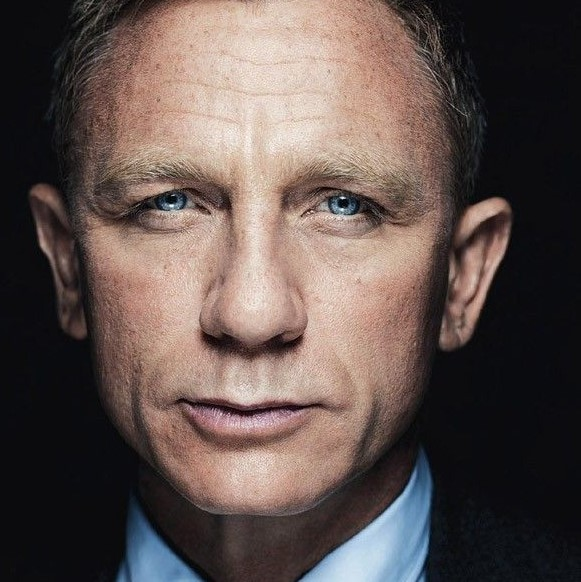
#> input picture Sample images to Morph/daniel.jpg, 581 x 582 px, found by its file name
$ python morph.py
#> lines starting #> are read from the running program, lines starting #| are printed output that depends on the picture
import numpy as np
import cv2
import math

#read image

img = cv2.imread(r"C:\\Users\\Global\\Documents\\ocv\\daniel.jpg")
#> img is the input picture: shape (582, 581, 3); mean B, G, R 77.8, 82, 96.2
img2 = cv2.imread(r"C:\\Users\\Global\\Documents\\ocv\\ledger.jpg")
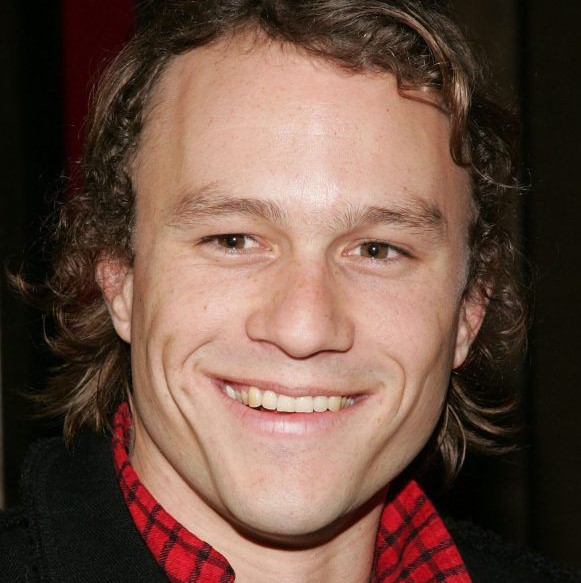
#> input picture Sample images to Morph/ledger.jpg, 581 x 583 px, found by its file name
#> img2 is the input picture: shape (583, 581, 3); mean B, G, R 67.2, 79.7, 107.5

#left , right eyes and mouse
pts1 = np.array([[218, 240],[295, 240],[250, 383]],np.float32)
#pts1 = np.array([[360, 186],[540, 186],[450, 530]],np.float32)

pts2 = np.array([[248, 245],[345, 270],[281, 366]],np.float32)
#pts2 = np.array([[341, 487],[549, 490],[448, 730]],np.float32)

pts11 =np.zeros((3,2),np.float32)
pts22 =np.zeros((3,2),np.float32)

dis = 300.0 # iterations
piece = 1.0 / dis

for i in range(0,int(dis)):
    for j in range(0,3):
        disx = (pts1[j,0] - pts2[j,0])*-1
        disy = (pts1[j,1] - pts2[j,1])*-1
        #move of first image
        movex1 =( disx/dis) * (i+1)
        movey1 =( disy/dis) * (i+1)
        #move of second image
        movex2 =disx-movex1
        movey2 =disy-movey1
        pts11[j,0] = pts1[j,0] + movex1
        pts11[j,1] = pts1[j,1] + movey1
        pts22[j,0] = pts2[j,0] - movex2
        pts22[j,1] = pts2[j,1] - movey2
    mat1=cv2.getAffineTransform(pts1, pts11)
    mat2=cv2.getAffineTransform(pts2, pts22)

    dst1=cv2.warpAffine(img, mat1, (img.shape[1],img.shape[0]),None,None,cv2.BORDER_REPLICATE)
    dst2=cv2.warpAffine(img2, mat2, (img.shape[1],img.shape[0]),None,None,cv2.BORDER_REPLICATE)

    dst=cv2.addWeighted(dst1, 1-(piece*(i)), dst2, piece*(i+1), 0)

    cv2.imshow("dst",dst)
    cv2.waitKey(25)
#> this loop made 300 passes
#> pass 1, `dst2=cv2.warpAffine(img2, mat2, (img.shape[1],img.shape[0]),None,None,..`:
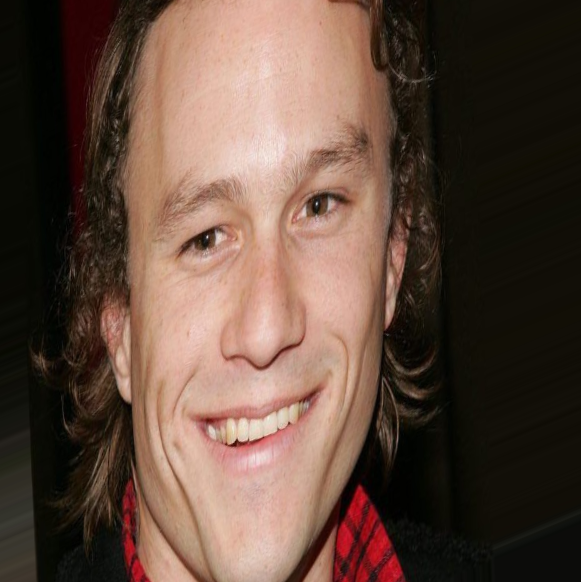
#> dst2: shape (582, 581, 3); mean B, G, R 61.4, 73.6, 96.5
#> after the loop:
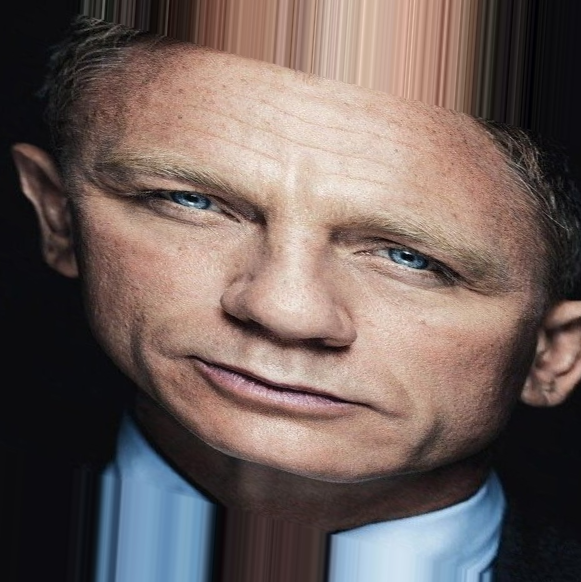
#> dst1: shape (582, 581, 3); mean B, G, R 92, 96.4, 111.5
#> after the loop, pts11 = [[248, 245], [345, 270], [281, 366]]; pts22 = [[248, 245], [345, 270], [281, 366]]
cv2.waitKey(0)
